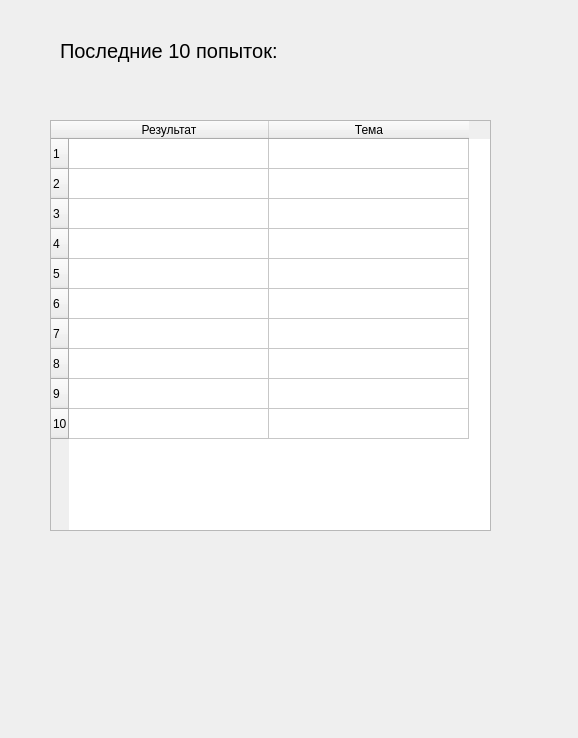
<?xml version="1.0" encoding="UTF-8"?>
<ui version="4.0">
 <class>Form</class>
 <widget class="QWidget" name="Form">
  <property name="geometry">
   <rect>
    <x>0</x>
    <y>0</y>
    <width>578</width>
    <height>738</height>
   </rect>
  </property>
  <property name="minimumSize">
   <size>
    <width>578</width>
    <height>738</height>
   </size>
  </property>
  <property name="maximumSize">
   <size>
    <width>578</width>
    <height>738</height>
   </size>
  </property>
  <property name="windowTitle">
   <string>Form</string>
  </property>
  <widget class="QLabel" name="infoLabel">
   <property name="geometry">
    <rect>
     <x>60</x>
     <y>30</y>
     <width>451</width>
     <height>41</height>
    </rect>
   </property>
   <property name="font">
    <font>
     <pointsize>15</pointsize>
    </font>
   </property>
   <property name="text">
    <string>Последние 10 попыток:</string>
   </property>
  </widget>
  <widget class="QTableWidget" name="tableWidget">
   <property name="geometry">
    <rect>
     <x>50</x>
     <y>120</y>
     <width>441</width>
     <height>411</height>
    </rect>
   </property>
   <attribute name="horizontalHeaderDefaultSectionSize">
    <number>200</number>
   </attribute>
   <row>
    <property name="text">
     <string>1</string>
    </property>
   </row>
   <row>
    <property name="text">
     <string>2</string>
    </property>
   </row>
   <row>
    <property name="text">
     <string>3</string>
    </property>
   </row>
   <row>
    <property name="text">
     <string>4</string>
    </property>
   </row>
   <row>
    <property name="text">
     <string>5</string>
    </property>
   </row>
   <row>
    <property name="text">
     <string>6</string>
    </property>
   </row>
   <row>
    <property name="text">
     <string>7</string>
    </property>
   </row>
   <row>
    <property name="text">
     <string>8</string>
    </property>
   </row>
   <row>
    <property name="text">
     <string>9</string>
    </property>
   </row>
   <row>
    <property name="text">
     <string>10</string>
    </property>
   </row>
   <column>
    <property name="text">
     <string>Результат</string>
    </property>
   </column>
   <column>
    <property name="text">
     <string>Тема</string>
    </property>
   </column>
  </widget>
 </widget>
 <resources/>
 <connections/>
</ui>
